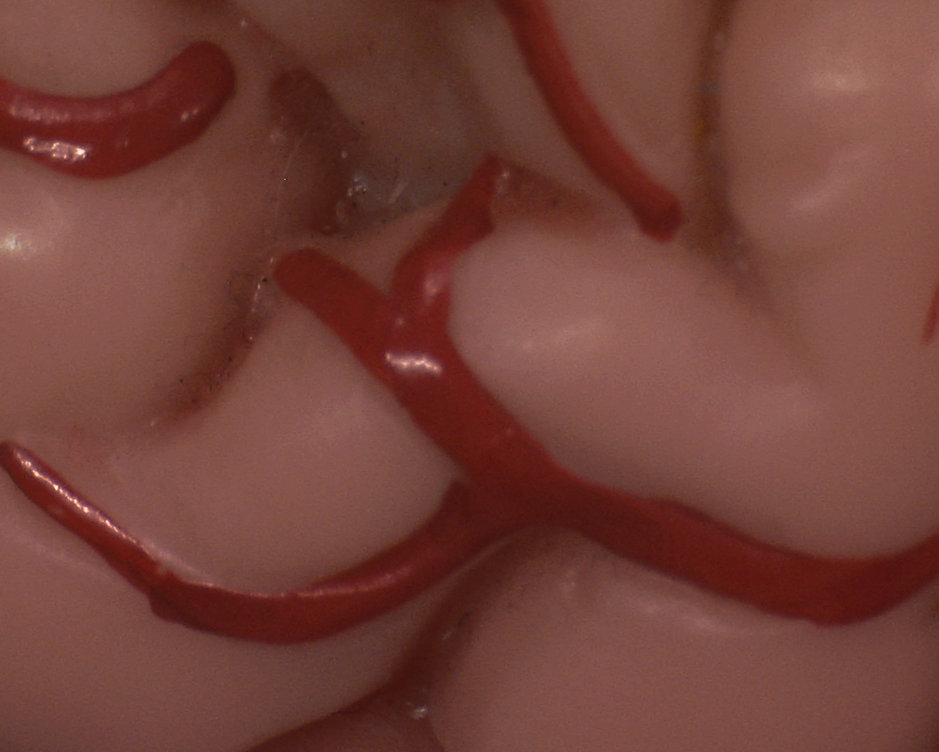
#> input picture CTRegistrationHandEye/CTRegistrationHandEye/brain_image.png, 939 x 752 px, shrunk from 1349 x 1080 before the run
$ python Draw2DPointsOnImg.py
#> lines starting #> are read from the running program, lines starting #| are printed output that depends on the picture; after the words box and inside, x2 and y2 are one past the last pixel; in counts of white or black regions, pixels touching at a corner belong together
import cv2
import numpy as np

# import image
img = cv2.imread("brain_image.png")
#> img is the input picture: shape (752, 939, 3); mean B, G, R 56.3, 65, 115.2

green = [0,255,0]
blue = [255,150,0]

P_2D = np.array(
    [[828.5,  895.5, 1005.5,  784.5, 1138.5,  873.,   895.5,  231.5,  519.5,  585.5,
      762.5,  850.5,  917.5,  541.5, 1271.5,  762.5, 1094.5, 1249.,   342.5,  408.5,
      187.5,  895.5, 1138.5,  165.5,  806.5,  762.5, 1094.5,  607.5,   99.,   231.5,
      939.5, 1050.,  1005.5,  740.5,  740.5,  386.5,  475.,   696.5,  629.5],
     [926.5,  967.5,  682.,   865.5,  682.,   600.5,  763.5,  906.5,  580.5,  682.,
     519.,   498.5,  519.,   519.,   519.,   417.5,  458.,   458.,   560.,   519.,
     641.5,  356.,   315.5,  621.,   315.5,  315.5,  234.,   865.5,  458.,   519.,
     152.5,  274.5,  254.5,  172.5,  254.5,  274.5,  132.,   234.,   152.5]])

reproj_3D = np.array(
    [[829.9473332372165, 866.8448681798732, 1025.7392515100598, 796.151744359178, 1101.7686425853033, 876.3223511671791, 893.7171928334925, 318.0358045226116, 489.3802211355311, 612.8103265523805, 784.5994611026275, 862.3381310298585, 947.9728470334743, 528.1920738809499, 1246.1889495626087, 765.5742911020304, 1115.089068049404, 1219.4725541300957, 304.9677926611456, 353.0995173116612, 141.00174375091535, 901.7976949363346, 1143.3078563723307, 112.76708754132358, 809.1344476681907, 764.2849163682279, 1098.952863429418, 671.7511448186358, 3.039591387618998, 239.3210835582206, 972.1358277998266, 1010.87987727898, 995.1281479445715, 727.3153626676352, 726.5853747022521, 420.8950940603155, 514.6682653942413, 699.0704326267919, 647.9875130651975],
 [932.8463782327239, 947.7070393350671, 740.3145347795513, 879.1798023182454, 722.4316159570341, 639.1622261534518, 783.8157818188146, 893.6825238263027, 607.7286215891864, 727.7029190422893, 551.4683155952379, 527.9706006262995, 538.9819186491563, 536.4792690035914, 512.7717812889698, 397.5068720787942, 469.7879362142236, 444.5943052206077, 582.5895555237694, 523.1291820330277, 642.8718127825136, 325.734225826621, 274.5639601556304, 575.2550886960943, 295.0021008895125, 280.1275800852416, 148.42705800759438, 794.544880732514, 382.1952425783866, 483.33869094784706, -3.0208484061353147, 264.646368463625, 237.93612120457692, 140.49929408673222, 300.4077348720199, 280.73424608255436, 159.00221119855712, 333.0204833003154, 223.11794987654048]])


print(np.shape(img))
#| (752, 939, 3)

img = img[::1,::1]
for i in range(np.shape(P_2D)[1]):
    cv2.circle(img, (round(P_2D[0][i]), round(P_2D[1][i])), 3, blue ,5)
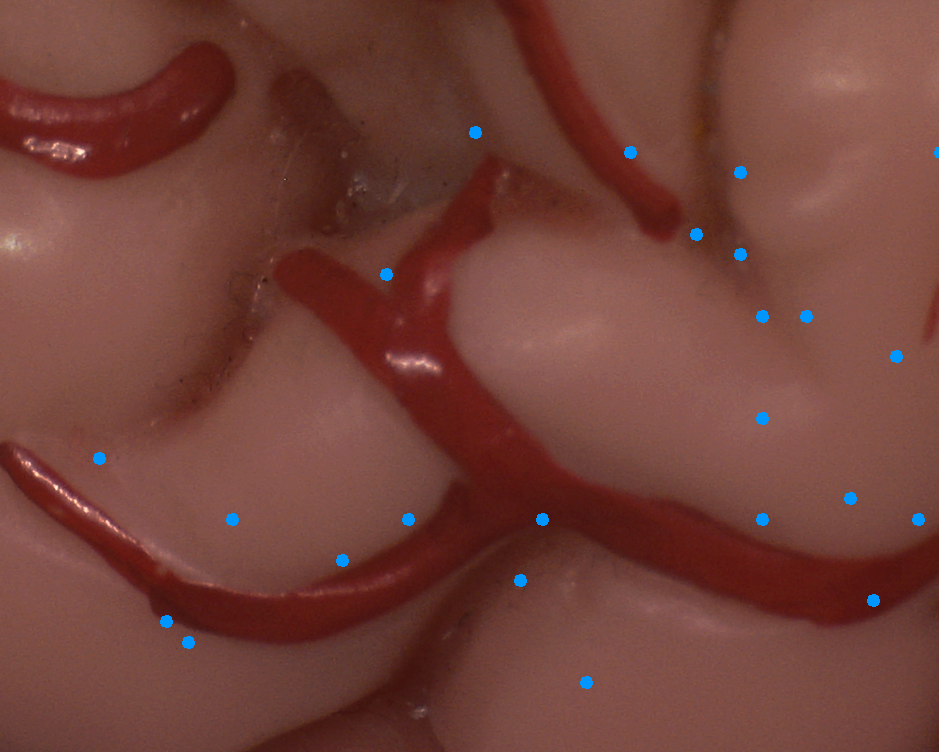
#> img: shape (752, 939, 3); 0.44% of pixels changed, all inside (x1, y1, x2, y2) = (93, 126, 939, 689)
    # cv2.circle(img, (round(reproj_3D[0][i]), round(reproj_3D[1][i])), 3, green, 5)

cv2.imwrite("brain_image_small_2Dreprojection.png", img)

# for j in range(np.shape(points_2D)[1]):
#     # points_2D[1][j], points_2D[2][j]
#     cv2.circle(image_idx[0], (points_2D[1][j], points_2D[2][j]), 2, (0, 0, 255), 3)
